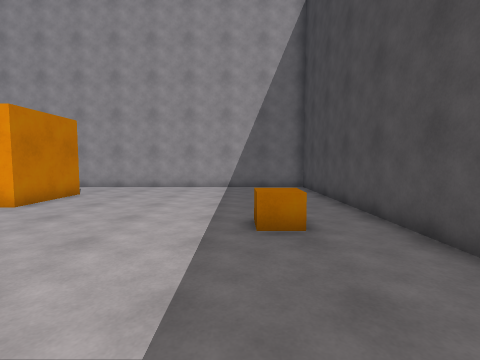
View 1 (above)

16 first-person views from a walk through a Unity game level. The camera is 1.4 m above the floor, tilts 4° down and sees 85° across. The floor is counted in squares, 1 m on a side. Each view is taken from the middle of a square. On the plan, view 1 faces up. The plan holds only what a view shows up to about 13 squares ahead; the rest is blank.

View 2
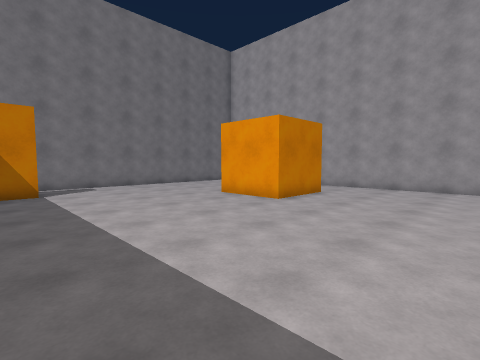

View 3
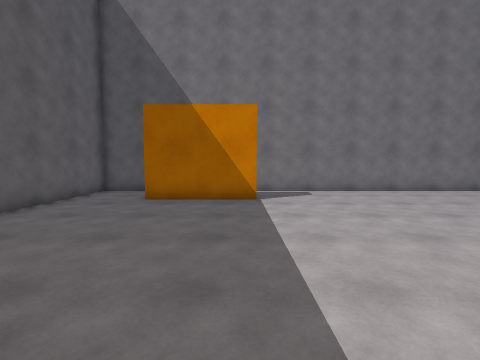

View 4
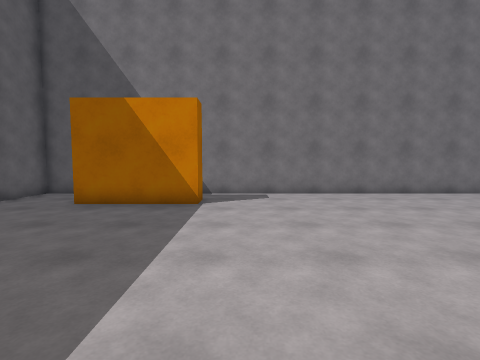

View 5
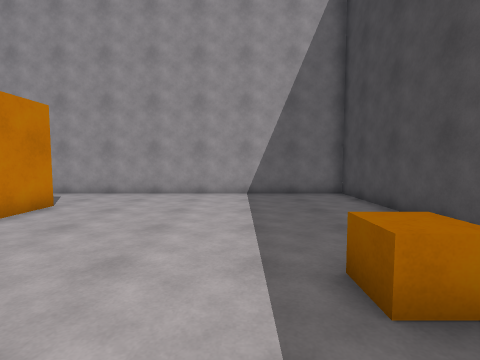

View 6
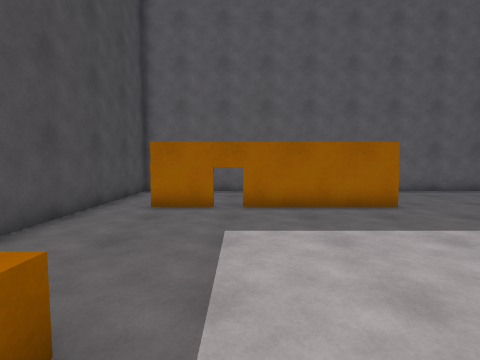

View 7
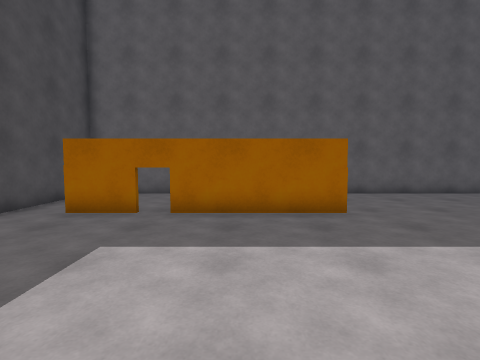

View 8
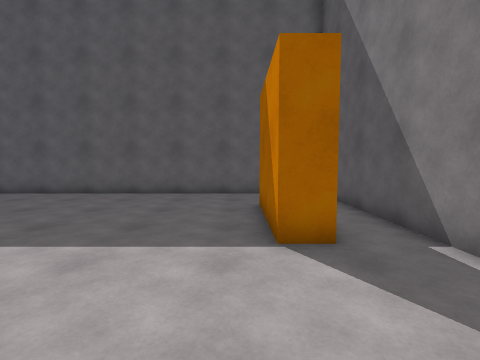

View 9
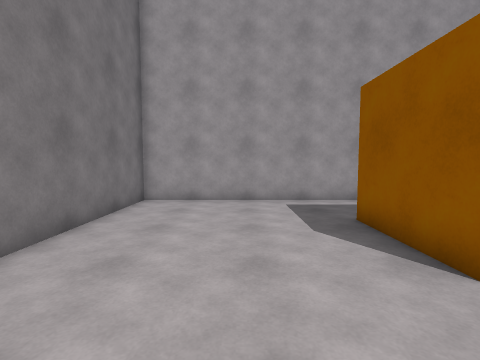

View 10
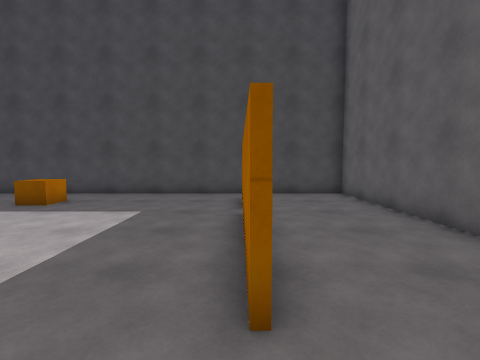

View 11
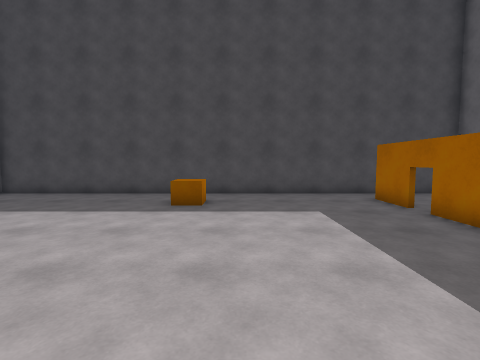

View 12
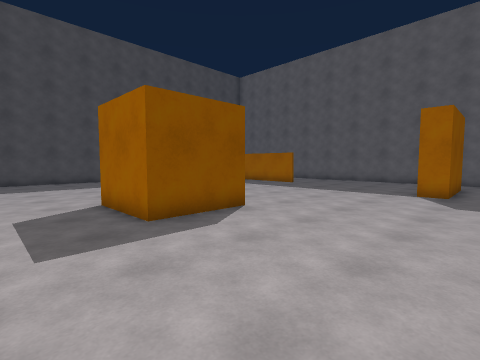

View 13
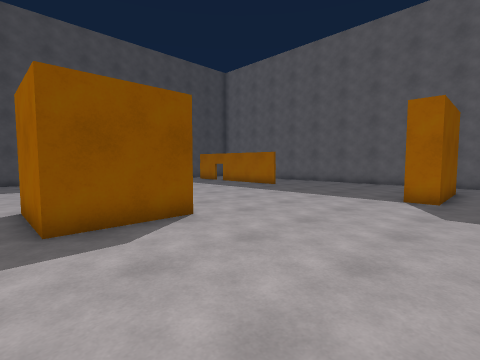

View 14
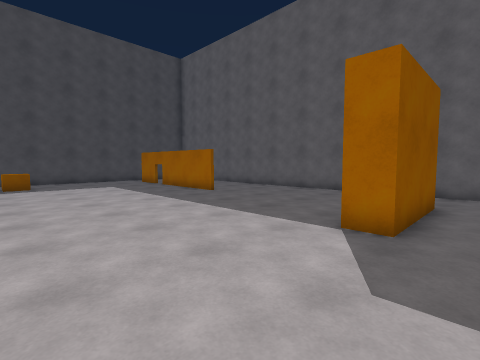

View 15
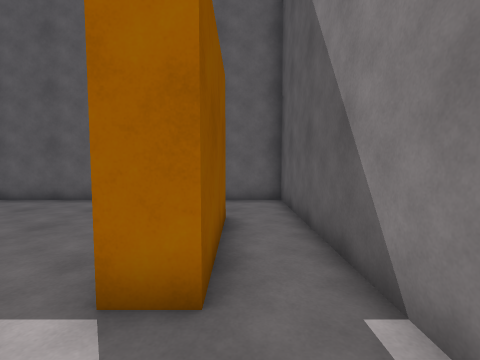

View 16
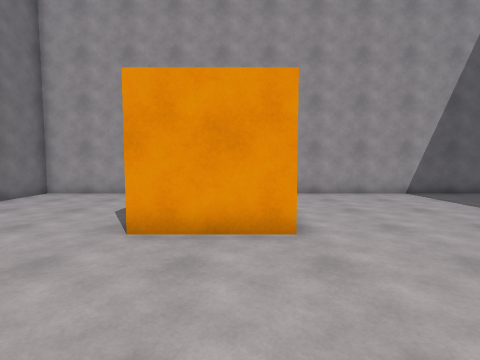

### Floor plan
Points are (right, up) in squares from view 1. A wall is a line through its corners. A room is listed if a view was taken in it or the views show most of it. See-through windows are left out.
Room 1 (views 1, 2, 3, 4, 5, 6, 7, 8, 9, 10, 11, 12, 13, 14, 15, 16)
walls: (-6.9, 8) (-10.2, 8) (-10.2, 11.2) (-6.9, 11.2) (-6.9, 8); (-6, -1.1) (1.9, -1.1); (-14.6, -2.6) (-14.6, 1.6) (-13.6, 1.6) (-13.6, -2.6); (3.5, -5.5) (3.5, 14.5) (-16.5, 14.5) (-16.5, -5.5) (3.5, -5.5)
objects: orange cube (0, 5) to (1, 6)

Positions as (right, up) in squares from view 1, and headings:
1: (0, 0), facing up
2: (-1, 0), facing up-left
3: (-4, 1), facing left
4: (-5, 3), facing left
5: (-1, 3), facing up
6: (-1, 7), facing down
7: (-3, 6), facing down
8: (-13, 6), facing down
9: (-13, 5), facing up
10: (-8, -1), facing right
11: (-8, 4), facing right
12: (-16, 14), facing down-right
13: (-16, 12), facing down-right
14: (-16, 7), facing down-right
15: (-15, 4), facing down
16: (-8, 3), facing up
